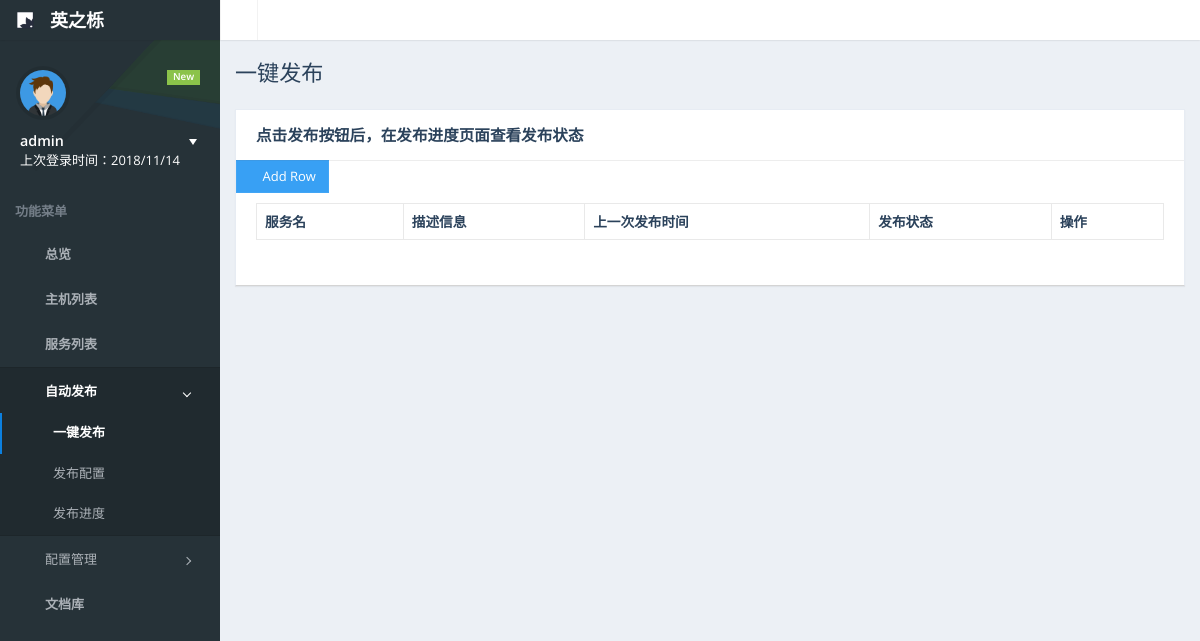
Page /autodeploy/ (signed in) on the earlier database version.
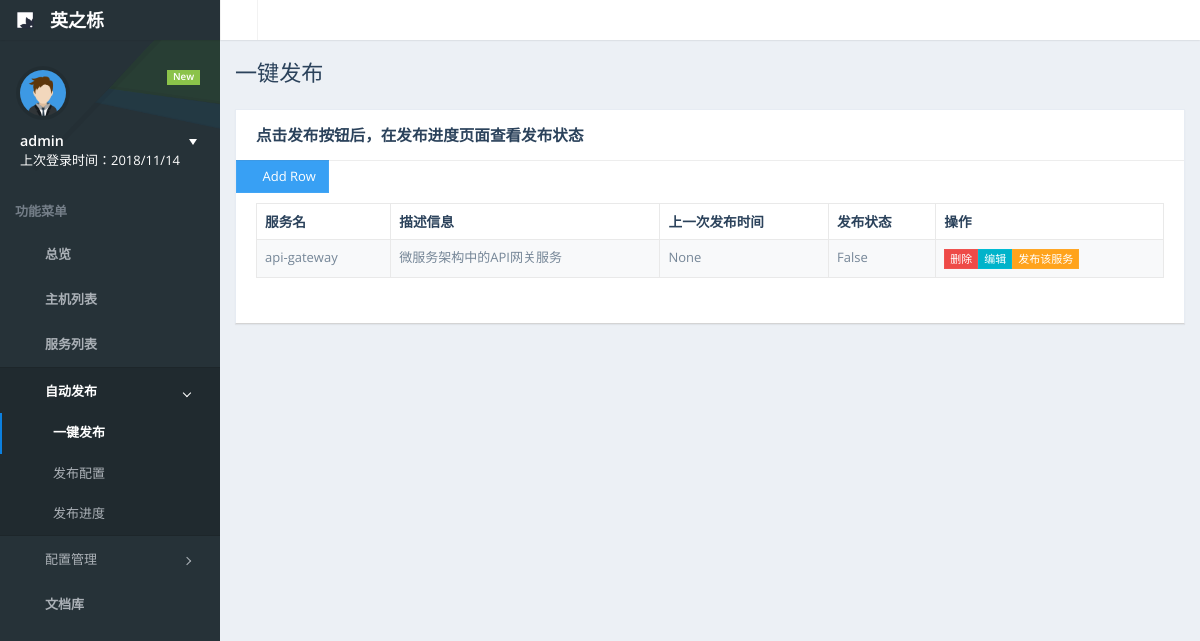
Same page on the later database version.
### hostmanager/models.py (models this page shows)
class ServiceDeployStatus(models.Model):
    desc = models.CharField(max_length=256)
    status = models.BooleanField(default=True)            # 当前发布状态（系统异常时，需要人工介入处理该值的不正确情况）
    lastdeploytime = models.DateTimeField(null=True)      # 最近一次发布时间
    service = models.ForeignKey(ServiceManager)

### hostmanager/views.py (the view)
# urls.py: url(r'^autodeploy/', views.AD.as_view()),
class AD(views.View):
    @method_decorator(auth_check)
    def get(self, request, *args, **kwargs):
        msg = {}
        user = request.session.get('user', '游客')
        msg.update({'user': user})
        thead_list, quertset, editformobj, addformobj = configanalysis.configanalysis(autodeploy.config)
        return render(request, 'autodeploy.html', {'msg': msg, 'thead_list': thead_list, 'oadd': addformobj, 'oedit': editformobj, 'hg':quertset})

### hostmanager/utils/configanalysis.py (called while the page is built)
def operationbuttonhtml(config, id):
    htmlstring = ''
    for i in config['operation']:
        button_type = i['button_type']
        if button_type == 'delete':
            cssclass = 'btn-danger'
        elif button_type == 'info':
            cssclass = 'btn-danger'
        elif button_type == 'edit':
            cssclass = 'btn-info'
        else: cssclass = 'btn-warning'
        htmlstring += '<a class="btn btn-xs {}" href="#" button_type="{}" uri="{}" rowid="{}">{}</a>'.format(cssclass, button_type, i['uri_prefix'], id, i['name'])
    return htmlstring

### hostmanager/views.py (called while the page is built)
def auth_check(func):
    def inner(request, *args, **kwargs):
        is_auth = request.session.get('is_auth', False)
        if not is_auth:
            request.session['redirect_target'] = request.path
            return redirect("/login")
        else:
            return func(request, *args, **kwargs)
    return inner

### templates/autodeploy.html (shortened to what this page needs)
{% extends "base.html" %}
{% block css_js %}
    <link href="/static/plugins/datatables/media/css/dataTables.bootstrap.css" rel="stylesheet">
	<link href="/static/plugins/datatables/extensions/Responsive/css/dataTables.responsive.css" rel="stylesheet">
    <link href="/static/plugins/chosen/chosen.min.css" rel="stylesheet">
{% endblock %}
{% block active-link-li-4 %}
    class="active-sub active"
{% endblock %}
{% block active-link-li-4-1 %}
    class="active-link"
{% endblock %}
{% block content-container %}
    <div id="page-title">
        <h1 class="page-header text-overflow">一键发布</h1>
    </div>
    <div id="page-content">
        <div class="panel">
            <div class="panel-heading">
                <h3 class="panel-title">点击发布按钮后，在发布进度页面查看发布状态</h3>
            </div>
            <div id="demo-custom-toolbar2" class="table-toolbar-left">
                <button id="demo-dt-addrow-btn" class="btn btn-primary"><i class="demo-pli-plus"></i> Add Row</button>
            </div>
            <div class="panel-body">
                <table id="demo-dt-addrow" class="table table-striped table-bordered" cellspacing="0" width="100%">
                    <thead>
                        <tr>
                            {% for i in thead_list %}
                                <th>{{ i }}</th>
                            {% endfor %}
                        </tr>
                    </thead>
                    <tbody>
                        {% autoescape off %}
                            {% for row in hg %}
                                <tr>
                                    {% for field in row %}
                                        <td>{{ field }}</td>
                                    {% endfor %}
                                </tr>
                            {% endfor %}
                        {% endautoescape %}
                    </tbody>
                </table>
            </div>
        </div>
    </div>
{% endblock %}

Differences in the rows shown:
added ServiceDeployStatus: row "微服务架构中的API网关服务"
Other differences:
new list line: "api-gateway None False 删除 编辑 发布该服务"
